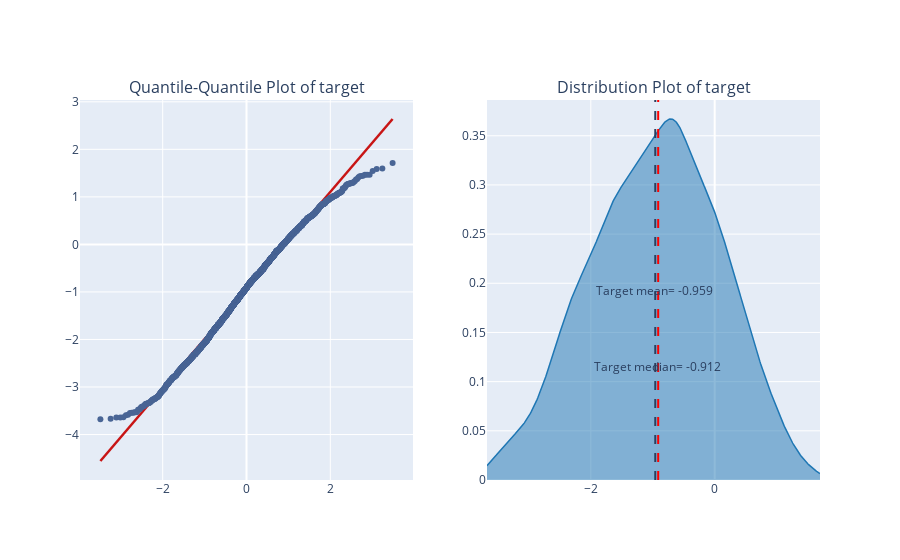

The notebook cell this image was saved under:
### Code cell
plot_graphs(train,'target')

### Figure 1 — Plotly figure (JSON) as saved in the notebook; plotly's stock layout.template omitted (floating-point values rounded to 4 significant figures; data arrays with more than 128 entries replaced by an {"elided": "..."} marker saying what was removed)
{"data": [{"line": {"color": "#c81515", "width": 2.5}, "mode": "lines", "type": "scatter", "x": {"elided": "2834 float values"}, "xaxis": "x", "y": {"elided": "2834 float values"}, "yaxis": "y"}, {"marker": {"color": "#496595"}, "mode": "markers", "type": "scatter", "x": {"elided": "2834 float values"}, "xaxis": "x", "y": {"elided": "2834 float values"}, "yaxis": "y"}, {"fill": "tozeroy", "legendgroup": "target", "line": {"width": 1.5}, "marker": {"color": "rgb(31, 119, 180)"}, "mode": "lines", "name": "target", "showlegend": false, "type": "scatter", "x": {"elided": "500 float values"}, "xaxis": "x2", "y": {"elided": "500 float values"}, "yaxis": "y2"}], "layout": {"annotations": [{"font": {"size": 16}, "showarrow": false, "text": "Quantile-Quantile Plot of target", "x": 0.225, "xanchor": "center", "xref": "paper", "y": 1, "yanchor": "bottom", "yref": "paper"}, {"font": {"size": 16}, "showarrow": false, "text": "Distribution Plot of target", "x": 0.775, "xanchor": "center", "xref": "paper", "y": 1, "yanchor": "bottom", "yref": "paper"}, {"ax": -1.151, "axref": "x", "ay": 0.1, "ayref": "y domain", "text": "<span>Target mean</span>= -0.959", "x": -0.9593, "xref": "x2", "y": 0.5, "yref": "y2 domain"}, {"ax": -1.095, "axref": "x", "ay": 0.2, "ayref": "y domain", "text": "<span>Target median</span>= -0.912", "x": -0.9122, "xref": "x2", "y": 0.3, "yref": "y2 domain"}], "autosize": true, "shapes": [{"line": {"dash": "dash", "width": 2}, "type": "line", "x0": -0.9593, "x1": -0.9593, "xref": "x2", "y0": 0, "y1": 1, "yref": "y2 domain"}, {"line": {"color": "red", "dash": "dash", "width": 2}, "type": "line", "x0": -0.9122, "x1": -0.9122, "xref": "x2", "y0": 0, "y1": 1, "yref": "y2 domain"}], "showlegend": false, "xaxis": {"anchor": "y", "autorange": true, "domain": [0, 0.45], "range": [-3.955, 3.955], "type": "linear"}, "xaxis2": {"anchor": "y2", "autorange": true, "domain": [0.55, 1], "range": [-3.676, 1.701], "type": "linear"}, "yaxis": {"anchor": "x", "autorange": true, "domain": [0, 1], "range": [-4.956, 3.038], "type": "linear"}, "yaxis2": {"anchor": "x2", "autorange": true, "domain": [0, 1], "range": [0, 0.3863], "type": "linear"}}}
